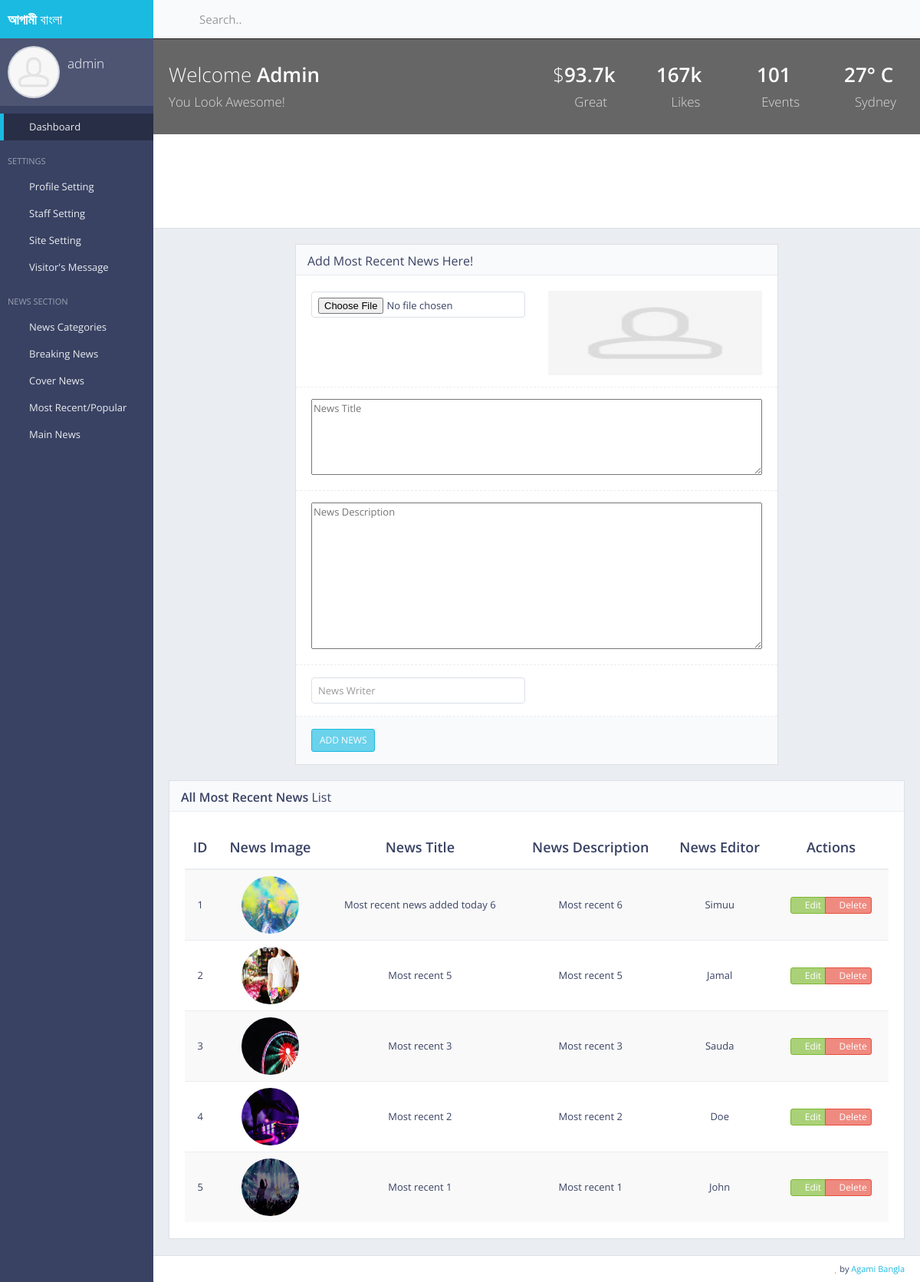
Page /ag/admin/add/most/recent/ (signed in) on the committed database.
### user/models.py (models this page shows, shortened)
class User(AbstractBaseUser):
    first_name = models.CharField(max_length=30, blank=False, verbose_name='First Name')
    last_name  = models.CharField(verbose_name="Last Name", max_length=30, blank=False)
    email      = models.EmailField(verbose_name='email address',max_length=255,unique=True,)
    user_name  = models.CharField(max_length=30, blank=False, unique=True)
    is_active  = models.BooleanField(default=False)
    is_admin   = models.BooleanField(default=False)
    is_Staff   = models.BooleanField(default=False)
    objects = CustomUserManager()
    USERNAME_FIELD = 'email'
    REQUIRED_FIELDS = ['user_name']

### adminPanel/models.py (models this page shows, shortened)
class MostRecent(models.Model):
    news_image       = models.ImageField()
    news_title       = models.TextField(max_length=255)
    news_description = models.TextField(max_length=1000)
    news_writer      = models.CharField(max_length=70, blank=True, null=True)
    news_visitors    = models.IntegerField(blank=True, null=True)
    news_details = models.TextField(max_length=2000, blank=True, null=True)
    news_added_at    = models.DateField(auto_now_add=True)

### adminPanel/views.py (the view, shortened to what this page needs)
# urls.py: url(r'^ag/admin/add/most/recent/$', views.adminPanel_addMostRecentNews, name='adminPanelAddMostRecent'),
@login_required(login_url='/login/user')
def adminPanel_addMostRecentNews(request):
    most_recent_news_list = MostRecent.objects.all().order_by("-pk")[:6]
    context = {
        'most_recent_news_list' : most_recent_news_list,
    }
    return render(request, 'backEnd/add_most_recent.html', context)

### core/templates/backEnd/add_most_recent.html (shortened to what this page needs)
{% extends 'backEnd/index.html' %}
{% load static %}
{% block main_content %}
<div class="row">
    <div class="col-md-2"></div>
    <div class="col-md-8">
        <div class="block">
            <div class="block-title">
                <h2>Add Most Recent News Here!</h2>
            </div>
            <form action="{%url 'adminPanelAddMostRecent' %}" method="post" enctype="multipart/form-data" class="form-horizontal form-bordered">
                <div class="form-group">
                    <div class="col-xs-6">
                        <input type="file" name="most_recent_img" id="most_recent_img" class="form-control" required>
                    </div>
                    <div class="col-md-6">
                        <img src="{%static 'backEnd/img/placeholders/avatars/avatar1@2x.jpg' %}"
                             id="most-recent-news-img-preview" style="width:100%;height: 110px;" alt="">
                    </div>
                </div>
                <div class="form-group">
                    <div class="col-xs-12">
                        <textarea name="most_recent_news_title" id="most_recent_news_title" cols="30" rows="5" placeholder="News Title"
                                  style="width:100%" required></textarea>
                    </div>
                </div>
                <div class="form-group">
                    <div class="col-xs-12">
                        <textarea name="most_recent_news_description" id="" cols="30" rows="10"
                                  placeholder="News Description" style="width:100%" required></textarea>
                    </div>
                </div>
                <div class="form-group">
                    <div class="col-xs-6">
                        <input type="text" name="news_writer" id="news_writer" class="form-control"
                               placeholder="News Writer" required>
                    </div>
                </div>
                <div class="form-group form-actions">
                    <div class="col-xs-12">
                        <button type="submit" class="btn btn-sm btn-primary">ADD NEWS</button>
                    </div>
                </div>
            </form>
        </div>
    </div>
    <div class="col-md-2"></div>
</div>
<div class="block">
    <div class="block-title">
        <h2><strong>All Most Recent News</strong> List</h2>
    </div>
    <div class="table-responsive">
        {% if most_recent_news_list|length >= 0 %}
        <table class="table table-vcenter table-striped">
            <thead>
            <tr>
                <th class="text-center">ID</th>
                <th class="text-center">News Image</th>
                <th class="text-center">News Title</th>
                <th class="text-center">News Description</th>
                <th class="text-center">News Editor</th>
                <th style="width: 150px;" class="text-center">Actions</th>
            </tr>
            </thead>
            <tbody>
            {% for news in most_recent_news_list %}
            <tr>
                <td class="text-center">{{forloop.counter}}</td>
                <td class="text-center"><img src="{{news.news_image.url}}" style="width:75px;height:75px;" alt="avatar"
                                             class="img-circle"></td>
                <td class="text-center">{{news.news_title}}</td>
                <td class="text-center">{{news.news_description|safe}}</td>
                <td class="text-center">{{news.news_writer}}</td>
                <td class="text-center">
                    <div class="btn-group btn-group-xs">
                        <a href="{%url 'adminPanelEditMostRecent' pk=news.pk %}" data-toggle="tooltip" title="Edit"
                           class="btn btn-success"><i class="fa fa-edit"></i> Edit</a>
                        <a href="{%url 'adminPanelDeleteMostRecent' pk=news.pk %}" data-toggle="tooltip" title="Delete"
                           class="btn btn-danger"><i class="fa fa-times"></i> Delete</a>
                    </div>
                </td>
            </tr>
            {% endfor %}
            </tbody>
        </table>
        {% else %}
        <h3 class="text-center">No news added yet!!</h3>
        {% endif %}
    </div>
</div>
{% endblock %}

### core/templates/backEnd/index.html (shortened to what this page needs)
{% load static %}
<!DOCTYPE html>
<html class="no-js" lang="en">
<head>
    <link rel="stylesheet" href="{%static 'backEnd/css/bootstrap.min.css' %}">
    <link rel="stylesheet" href="{%static 'backEnd/css/plugins.css' %}">
    <link rel="stylesheet" href="{%static 'backEnd/css/main.css' %}">
    <link rel="stylesheet" href="{%static 'backEnd/css/themes.css' %}">
</head>
<body>
<div id="page-wrapper">
    <div id="page-container" class="sidebar-partial sidebar-visible-lg sidebar-no-animations">
        <div id="sidebar">
            <div id="sidebar-scroll">
                <div class="sidebar-content">
                    <a href="index.html" class="sidebar-brand">
                        <span class="sidebar-nav-mini-hide"><strong>আগামী</strong> বাংলা</span>
                    </a>
                    <div class="sidebar-section sidebar-user clearfix sidebar-nav-mini-hide">
                        <div class="sidebar-user-avatar">
                            <a href="page_ready_user_profile.html">
                                {% if profile_pic %}
                                <img src="{{profile_pic.profileImg.url}}" alt="avatar">
                                {% else %}
                                <img src="{%static 'backEnd/img/placeholders/avatars/avatar2.jpg' %}" alt="avatar">
                                {% endif %}
                            </a>
                        </div>
                        <div class="sidebar-user-name">{{request.user.user_name}}</div>
                        <div class="sidebar-user-links">
                            <a href="#" data-toggle="tooltip" data-placement="bottom"
                               title="Profile"><i class="gi gi-user"></i></a>
                            <a href="/ag/admin/panel/update/profile/pic" class="enable-tooltip" data-placement="bottom" title="Settings"><i class="gi gi-cogwheel"></i></a>
                            <a href="{%url 'logoutUser' %}" data-toggle="tooltip" data-placement="bottom"
                               title="Logout"><i class="gi gi-exit"></i></a>
                        </div>
                    </div>
                    <ul class="sidebar-nav">
                        <li>
                            <a href="/ag/admin/panel/home" class=" active"><i class="gi gi-stopwatch sidebar-nav-icon"></i><span class="sidebar-nav-mini-hide">Dashboard</span></a>
                        </li>
                        <li class="sidebar-header">
                            <span class="sidebar-header-options clearfix">
                                <a href="javascript:void(0)" data-toggle="tooltip" title="Quick Settings">
                                    <i class="gi gi-settings"></i>
                                </a></span>
                            <span class="sidebar-header-title">Settings</span>
                        </li>
                        <li>
                            <a href="#" class="sidebar-nav-menu"><i
                                    class="fa fa-angle-left sidebar-nav-indicator sidebar-nav-mini-hide"></i>
                                <i class="gi gi-show_big_thumbnails sidebar-nav-icon"></i><span
                                        class="sidebar-nav-mini-hide">Profile Setting</span>
                            </a>
                        </li>
                        <li>
                            <a href="#" class="sidebar-nav-menu"><i
                                    class="fa fa-angle-left sidebar-nav-indicator sidebar-nav-mini-hide"></i>
                                <i class="gi gi-show_big_thumbnails sidebar-nav-icon"></i><span
                                        class="sidebar-nav-mini-hide">Staff Setting</span>
                            </a>
                        </li>
                        <li>
                            <a href="#" class="sidebar-nav-menu"><i
                                    class="fa fa-angle-left sidebar-nav-indicator sidebar-nav-mini-hide"></i>
                                <i class="gi gi-show_big_thumbnails sidebar-nav-icon"></i><span
                                        class="sidebar-nav-mini-hide">Site Setting</span>
                            </a>
                        </li>
                        <li>
                            <a href="#" class="sidebar-nav-menu"><i
                                    class="fa fa-angle-left sidebar-nav-indicator sidebar-nav-mini-hide"></i>
                                <i class="gi gi-show_big_thumbnails sidebar-nav-icon"></i><span
                                        class="sidebar-nav-mini-hide">Visitor's Message</span>
                            </a>
                        </li>
                        <li class="sidebar-header">
                            <span class="sidebar-header-options clearfix">
                                <a href="javascript:void(0)" data-toggle="tooltip" title="Quick Settings">
                                    <i class="gi gi-settings"></i>
                                </a></span>
                            <span class="sidebar-header-title">News Section</span>
                        </li>
                        <li>
                            <a href="#" class="sidebar-nav-menu"><i
                                    class="fa fa-angle-left sidebar-nav-indicator sidebar-nav-mini-hide"></i>
                                <i class="gi gi-show_big_thumbnails sidebar-nav-icon"></i><span class="sidebar-nav-mini-hide">News Categories</span>
                            </a>
                        </li>
                        <li>
                            <a href="#" class="sidebar-nav-menu"><i
                                    class="fa fa-angle-left sidebar-nav-indicator sidebar-nav-mini-hide"></i>
                                <i class="gi gi-show_big_thumbnails sidebar-nav-icon"></i><span class="sidebar-nav-mini-hide">Breaking News</span>
                            </a>
                        </li>
                        <li>
                            <a href="#" class="sidebar-nav-menu"><i
                                    class="fa fa-angle-left sidebar-nav-indicator sidebar-nav-mini-hide"></i>
                                <i class="gi gi-show_big_thumbnails sidebar-nav-icon"></i><span class="sidebar-nav-mini-hide">Cover News</span>
                            </a>
                        </li>
                         <li>
                            <a href="#" class="sidebar-nav-menu"><i
                                    class="fa fa-angle-left sidebar-nav-indicator sidebar-nav-mini-hide"></i>
                                <i class="gi gi-show_big_thumbnails sidebar-nav-icon"></i><span class="sidebar-nav-mini-hide">Most Recent/Popular</span>
                            </a>
                        </li>
                         <li>
                            <a href="#" class="sidebar-nav-menu"><i
                                    class="fa fa-angle-left sidebar-nav-indicator sidebar-nav-mini-hide"></i>
                                <i class="gi gi-show_big_thumbnails sidebar-nav-icon"></i><span class="sidebar-nav-mini-hide">Main News</span>
                            </a>
                        </li>
                    </ul>
                </div>
            </div>
        </div>
        <div id="main-container">
            <header class="navbar navbar-default">
                <ul class="nav navbar-nav-custom">
                    <li>
                        <a href="javascript:void(0)" onclick="App.sidebar('toggle-sidebar');this.blur();">
                            <i class="fa fa-bars fa-fw"></i>
                        </a>
                    </li>
                </ul>
                <form action="page_ready_search_results.html" method="post" class="navbar-form-custom">
                    <div class="form-group">
                        <input type="text" id="top-search" name="top-search" class="form-control"
                               placeholder="Search..">
                    </div>
                </form>
            </header>
            <div id="page-content">
                <div class="content-header content-header-media">
                    <div class="header-section">
                        <div class="row">
                            <div class="col-md-4 col-lg-6 hidden-xs hidden-sm">
                                <h1>Welcome <strong>Admin</strong><br><small>You Look Awesome!</small></h1>
                            </div>
                            <div class="col-md-8 col-lg-6">
                                <div class="row text-center">
                                    <div class="col-xs-4 col-sm-3">
                                        <h2 class="animation-hatch">
                                            $<strong>93.7k</strong><br>
                                            <small><i class="fa fa-thumbs-o-up"></i> Great</small>
                                        </h2>
                                    </div>
                                    <div class="col-xs-4 col-sm-3">
                                        <h2 class="animation-hatch">
                                            <strong>167k</strong><br>
                                            <small><i class="fa fa-heart-o"></i> Likes</small>
                                        </h2>
                                    </div>
                                    <div class="col-xs-4 col-sm-3">
                                        <h2 class="animation-hatch">
                                            <strong>101</strong><br>
                                            <small><i class="fa fa-calendar-o"></i> Events</small>
                                        </h2>
                                    </div>
                                    <div class="col-sm-3 hidden-xs">
                                        <h2 class="animation-hatch">
                                            <strong>27&deg; C</strong><br>
                                            <small><i class="fa fa-map-marker"></i> Sydney</small>
                                        </h2>
                                    </div>
                                </div>
                            </div>
                        </div>
                    </div>
                </div>
                {% block main_content %}
                {% endblock %}
            </div>
            <footer class="clearfix">
                <div class="pull-right">
                     <i class="fa fa-heart text-danger"></i> by <a href="#" target="_blank">Agami Bangla</a>
                </div>
            </footer>
        </div>
    </div>
</div>
</body>
</html>

### rows in the picture
User: user.user_name "admin"
MostRecent: news_image (picture), news_title "Most recent news added today 6", news_description "Most recent 6", news_writer "Simuu"
MostRecent: news_image (picture), news_title "Most recent 5", news_description "Most recent 5", news_writer "Jamal"
MostRecent: news_image (picture), news_title "Most recent 3", news_description "Most recent 3", news_writer "Sauda"
MostRecent: news_image (picture), news_title "Most recent 2", news_description "Most recent 2", news_writer "Doe"
MostRecent: news_image (picture), news_title "Most recent 1", news_description "Most recent 1", news_writer "John"
